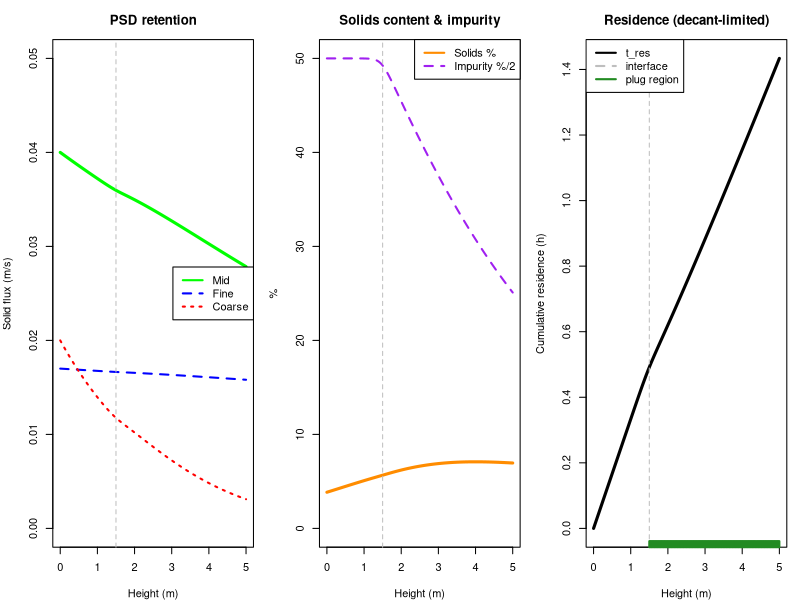

R code for this plot:
library(deSolve)

# =====================================================================
# SCRIPT 1: PREFORMED-FOAM WASH COLUMN (decant pool + plug-flow foam)
# =====================================================================
# The foam is PREFORMED and PARTICLE-LOADED upstream (no gas sparger). It
# enters the base as a WET dispersion. The column has two zones set by the
# local gas fraction eps_g = 1 - eps_l:
#
#   BOTTOM  z < H_pool : GRAVITY-DECANT LIQUID POOL. Residence is set by the
#           decanter heuristic  t_decant[h] = 100*mu/(rho_A - rho_B)  (mu in cP,
#           rho in kg/m3) -- typically ~0.5 h, rising toward ~1.5 h as the
#           density differential shrinks. The interface (decant depth H_pool)
#           is treated as FIXED, since it is observed to be stable in plug flow.
#   TOP     z >= H_pool: drained PLUG-FLOW FOAM, washed by liquid added at the
#           top. At slow feed this zone adds ~1 h, so total residence ~1.5 h.
#
# TIME SCALE: total residence is HOURS. Because residence >> fast film
# drainage, low top-of-column solids (~3-7%) is NOT "drainage ran out of
# time" -- the foam drains to a WET equilibrium holdup eps_l_eq (capillary /
# particle-held), which is simply wet. The slow steps are the gravity decant
# (heuristic above) and the slow plug-flow feed.
#
# States marched up z: Js_fine, Js_mid, Js_crs [m/s]; C_imp [%];
#                      eps_l (liquid holdup) [-]; t_res (cumulative time) [s].
#
# Snow-globe vs plug is still a MATERIAL property (film stability vs loading).
# PLACEHOLDER closures throughout -- constants calibrated to two anchors:
#   total residence 1.5-2.5 h  and  top solids content 3-7%.
# =====================================================================

params <- c(
  H_total = 5.0,

  # --- PREFORMED FOAM FEED (enters as a wet dispersion) ---
  J_foam   = 8.3e-4,     # superficial foam velocity in the plug zone [m/s]
  eps_l_in = 0.50,       # inlet liquid holdup (wet dispersion) [-]
  eps_s_in = 0.020,      # inlet solid volume fraction [-] (for solids %)
  Js_fine_in = 0.017, Js_mid_in = 0.040, Js_crs_in = 0.020,  # inlet loading [m/s]
  C_imp_in   = 100,      # inlet entrained impurity [%]

  # --- GRAVITY DECANT (bottom zone) : heuristic  t[h] = 100*mu/(rho_A-rho_B) ---
  H_pool = 1.5,          # decant zone depth [m] (stable interface in plug flow)
  mu_cont = 2.0,         # continuous-phase viscosity [cP]
  rho_A   = 1050,        # heavier separating liquid [kg/m3]
  rho_B   = 650,         # lighter separating liquid [kg/m3]

  # --- PREFORMING PRESSURE -> INLET BUBBLE SIZE ---
  P = 150000, P_ref = 150000, d_b_ref = 2.0e-3,

  # --- FILM DRAINAGE (foam dries toward a WET equilibrium in the plug zone) ---
  eps_l_dry_ref = 0.15,  # fully-drained (wet) residual holdup at P_ref [-]
  L_drain       = 1.5,   # film-drainage length in the foam [m]
  eps_g_pack    = 0.74,  # packing gas fraction (collapse / regime threshold)
  blend_wz      = 0.10,  # smooth pool<->foam velocity switch width [m]

  # --- WASH LIQUID (added at top, correlated to the foam feed) ---
  wash_ratio = 0.5,      # wash-water : entrained-feed-liquid ratio

  # --- PSD LOSS: buoyancy-failure detachment + bubble-collapse (per unit TIME)
  k_det_fine = 1.2e-5, k_det_mid = 6.0e-5, k_det_crs = 3.0e-4,   # [1/s]
  k_col_fine = 5.0e-5, k_col_mid = 2.5e-4, k_col_crs = 1.5e-3,   # [1/s]

  # --- CHANNELING / WASH DISTRIBUTION ---
  k_drainage = 1.8e-3,   # base impurity sweep rate [1/s]
  channel_cv = 0.35,     # CV of Plateau-border widths (0 = ideal plug wash)

  # --- REGIME (snow-globe vs plug): material stability vs loading ---
  film_stability = 1.0, load_sens = 1.0, plug_crit = 1.0
)

# NOTE: loss/wash rates are now per-unit-TIME [1/s]; the model converts to
# per-height with the local velocity (d/dz = (1/U) d/dt), so the hours-long
# residence -- not an arbitrary length -- sets how much is lost/washed.
column_model_psd <- function(z, state, parameters) {
  with(as.list(c(state, parameters)), {

    Js_tot_in <- Js_fine_in + Js_mid_in + Js_crs_in
    load_rel  <- (Js_fine + Js_mid + Js_crs) / Js_tot_in
    eps_s     <- eps_s_in * load_rel

    d_b      <- d_b_ref * (P_ref / P)^(1 / 3)
    eps_l_eq <- eps_l_dry_ref * (d_b_ref / d_b)

    eps_g <- 1 - eps_l

    # Zone velocities. Pool residence is set by the decanter heuristic
    #   t_decant[h] = 100 * mu / (rho_A - rho_B);  U_pool = H_pool / t_decant.
    # The interface is a fixed decant depth (stable in plug flow), so the
    # switch is geometric on z, not on holdup.
    t_decant_s <- (100 * mu_cont / max(rho_A - rho_B, 1)) * 3600
    U_pool <- H_pool / t_decant_s
    U_foam <- J_foam / max(eps_g, 1e-3)                          # feed-driven plug
    foam_frac <- 1 / (1 + exp(-(z - H_pool) / blend_wz))         # 0 pool -> 1 foam
    U <- max((1 - foam_frac) * U_pool + foam_frac * U_foam, 1e-7)

    # cumulative residence time
    dt_res <- 1 / U

    # film drainage toward the (wet) equilibrium over a length in the foam
    deps_l <- -(eps_l - eps_l_eq) / L_drain

    # size loss (per time -> per height via 1/U): detach + dryness-gated collapse
    coalescence <- max(0, eps_g - eps_g_pack)
    dJs_fine <- -Js_fine * (k_det_fine + k_col_fine * coalescence) / U
    dJs_mid  <- -Js_mid  * (k_det_mid  + k_col_mid  * coalescence) / U
    dJs_crs  <- -Js_crs  * (k_det_crs  + k_col_crs  * coalescence) / U

    # washing (foam zone only): swept by wash liquid, penalized by channeling
    flow_cv         <- 4 * channel_cv * (d_b / d_b_ref)
    Wash_Efficiency <- 1 / (1 + flow_cv^2)
    wash_strength   <- wash_ratio / (wash_ratio + 1)
    dCimp <- -foam_frac * k_drainage * Wash_Efficiency * wash_strength * C_imp / U

    list(c(dJs_fine, dJs_mid, dJs_crs, dCimp, deps_l, dt_res))
  })
}

# --- helpers ---------------------------------------------------------------
d_b_of_P    <- function(p) p[["d_b_ref"]] * (p[["P_ref"]] / p[["P"]])^(1/3)
t_decant_h  <- function(p) 100 * p[["mu_cont"]] / max(p[["rho_A"]] - p[["rho_B"]], 1)
# regime: pool below the (fixed) decant depth; above it, plug vs snow-globe
# from film stability vs solid loading.
regime_of <- function(z, load_rel, p) {
  if (z < p[["H_pool"]]) return("pool")
  plug_index <- p[["film_stability"]] / (p[["load_sens"]] * load_rel)
  if (plug_index >= p[["plug_crit"]]) "plug" else "snowglobe"
}

solve_column <- function(p) {
  state_init <- c(Js_fine = p[["Js_fine_in"]], Js_mid = p[["Js_mid_in"]],
                  Js_crs = p[["Js_crs_in"]], C_imp = p[["C_imp_in"]],
                  eps_l = p[["eps_l_in"]], t_res = 0)
  z_seq <- seq(0, p[["H_total"]], by = 0.02)
  out <- as.data.frame(ode(y = state_init, times = z_seq,
                           func = column_model_psd, parms = p))
  names(out)[1] <- "z"
  out$eps_g <- 1 - out$eps_l
  Js_tot_in <- p[["Js_fine_in"]] + p[["Js_mid_in"]] + p[["Js_crs_in"]]
  load_rel  <- (out$Js_fine + out$Js_mid + out$Js_crs) / Js_tot_in
  out$eps_s <- p[["eps_s_in"]] * load_rel
  out$solids_pct <- 100 * out$eps_s / (out$eps_s + out$eps_l)
  out$regime <- vapply(seq_len(nrow(out)),
                       function(i) regime_of(out$z[i], load_rel[i], p), character(1))
  out
}

# --- solve + report --------------------------------------------------------
out_psd <- solve_column(params)
H_int   <- params[["H_pool"]]
t_pool  <- approx(out_psd$z, out_psd$t_res, H_int)$y
t_tot   <- out_psd$t_res[nrow(out_psd)]
top <- out_psd[nrow(out_psd), ]; ini <- out_psd[1, ]

cat(sprintf("Decant time (heuristic)= %.2f h  [100*%.1f/(%.0f-%.0f)]\n",
            t_decant_h(params), params[["mu_cont"]], params[["rho_A"]], params[["rho_B"]]))
cat(sprintf("Pool depth / interface = %.2f m (fixed decant depth)\n", H_int))
cat(sprintf("Residence: pool %.2f h + foam %.2f h = %.2f h total\n",
            t_pool/3600, (t_tot - t_pool)/3600, t_tot/3600))
cat(sprintf("Solids content: inlet %.1f%% -> top %.1f%%\n", ini$solids_pct, top$solids_pct))
cat(sprintf("Plug-flow height frac  = %.0f%%\n", 100*mean(out_psd$regime=="plug")))
cat(sprintf("Retention: fine=%.0f%% mid=%.0f%% coarse=%.0f%% | impurity %.0f->%.1f%%\n",
            100*top$Js_fine/ini$Js_fine, 100*top$Js_mid/ini$Js_mid,
            100*top$Js_crs/ini$Js_crs, ini$C_imp, top$C_imp))

# =====================================================================
# PLOTS
# =====================================================================
par(mfrow = c(1, 3), mar = c(4, 4, 3, 1))

plot(out_psd$z, out_psd$Js_mid, type = "l", col = "green", lwd = 3, ylim = c(0, 0.05),
     ylab = "Solid flux (m/s)", xlab = "Height (m)", main = "PSD retention")
lines(out_psd$z, out_psd$Js_fine, col = "blue", lwd = 2, lty = 2)
lines(out_psd$z, out_psd$Js_crs,  col = "red",  lwd = 2, lty = 3)
if (!is.na(H_int)) abline(v = H_int, col = "gray", lty = 2)
legend("right", legend = c("Mid","Fine","Coarse"), col = c("green","blue","red"),
       lty = c(1,2,3), lwd = 2)

plot(out_psd$z, out_psd$solids_pct, type = "l", col = "darkorange", lwd = 3,
     ylim = c(0, 50), ylab = "%", xlab = "Height (m)", main = "Solids content & impurity")
lines(out_psd$z, out_psd$C_imp / 2, col = "purple", lwd = 2, lty = 2)
if (!is.na(H_int)) abline(v = H_int, col = "gray", lty = 2)
legend("topright", legend = c("Solids %","Impurity %/2"), col = c("darkorange","purple"),
       lty = c(1,2), lwd = 2)

plot(out_psd$z, out_psd$t_res/3600, type = "l", col = "black", lwd = 3,
     ylab = "Cumulative residence (h)", xlab = "Height (m)",
     main = "Residence (decant-limited)")
if (!is.na(H_int)) abline(v = H_int, col = "gray", lty = 2)
plug_z <- out_psd$z[out_psd$regime == "plug"]
if (length(plug_z)) rug(plug_z, col = "forestgreen", lwd = 2)
legend("topleft", legend = c("t_res","interface","plug region"),
       col = c("black","gray","forestgreen"), lty = c(1,2,1), lwd = 2)
